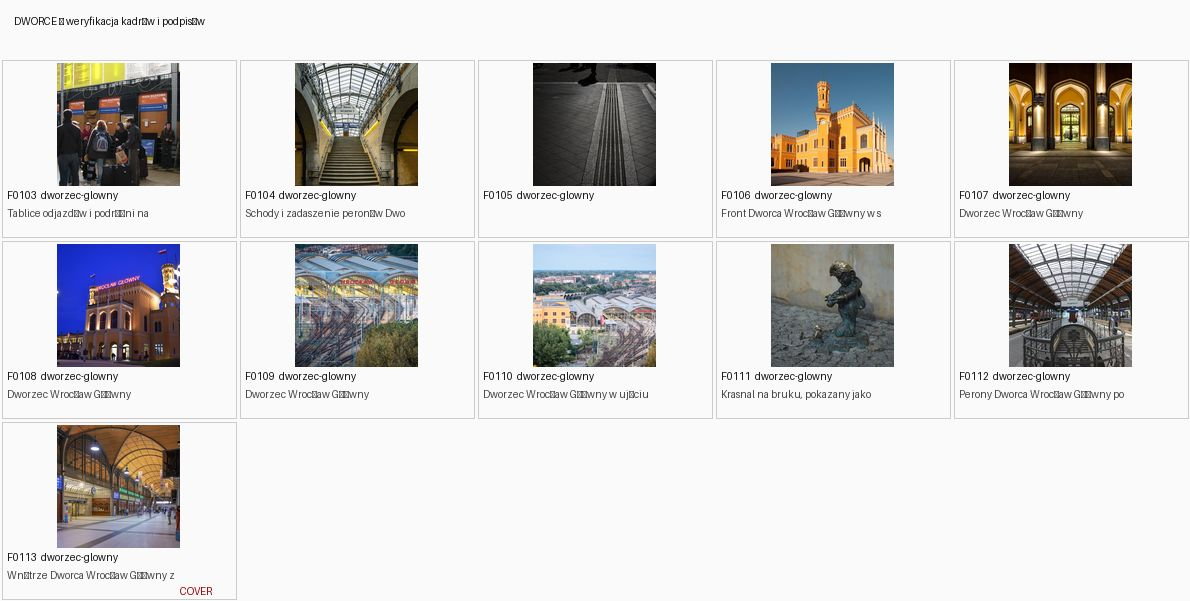
#> input picture docs/audit/photo-visual-20261027/station.jpg, 1190 x 601 px
$ python -i photo_quality_review.py   (imports and definitions only)
#> lines starting #> are read from the running program, lines starting #| are printed output that depends on the picture
#!/usr/bin/env python3
"""Generate a human-reviewable visual quality audit of existing PhotoMap photos.

Read-only for images and SQLite. Never treats heuristics as delete decisions.
"""
from __future__ import annotations

import argparse
import json
import math
import re
from collections import Counter, defaultdict
from datetime import UTC, datetime
from pathlib import Path

from PIL import Image, ImageDraw, ImageFilter, ImageFont, ImageOps, ImageStat


SUSPICIOUS = re.compile(
    r"\b(?:kamer(?:a|y|ę|e)|monitoring|cctv|fragment(?:u|em)?\s+ściany|"
    r"fragment(?:u|em)?\s+sciany|ścian(?:a|y|ę|ie)|scian(?:a|y|e|ie)|"
    r"wentylacj(?:a|i|ę)|rura|rur(?:y|ę)|klimatyzator|"
    r"sam(?:a|o|e)\s+drzwi|reklam(?:a|y|ę)|tablic(?:a|y|ę)|"
    r"słup(?:a|y|em)?|slup(?:a|y|em)?)\b",
    re.IGNORECASE,
)


def normalized(value: str | None) -> str:
    return " ".join(re.findall(r"\w+", (value or "").casefold()))


def dhash(image: Image.Image) -> int:
    pixel = list(ImageOps.grayscale(image).resize((9, 8)).getdata())
    bits = 0
    for y in range(8):
        for x in range(8):
            bits = (bits << 1) | int(pixel[y * 9 + x] > pixel[y * 9 + x + 1])
    return bits


# [6 lines left out: function paths_by_filename, not called in this run]


def image_stats(path: Path):
    with Image.open(path) as original:
#> original is the input picture: PIL image 1190x601 RGB; mean R, G, B 213.8, 212.5, 211.6
        image = ImageOps.exif_transpose(original).convert("RGB")
        gray = ImageOps.grayscale(image)
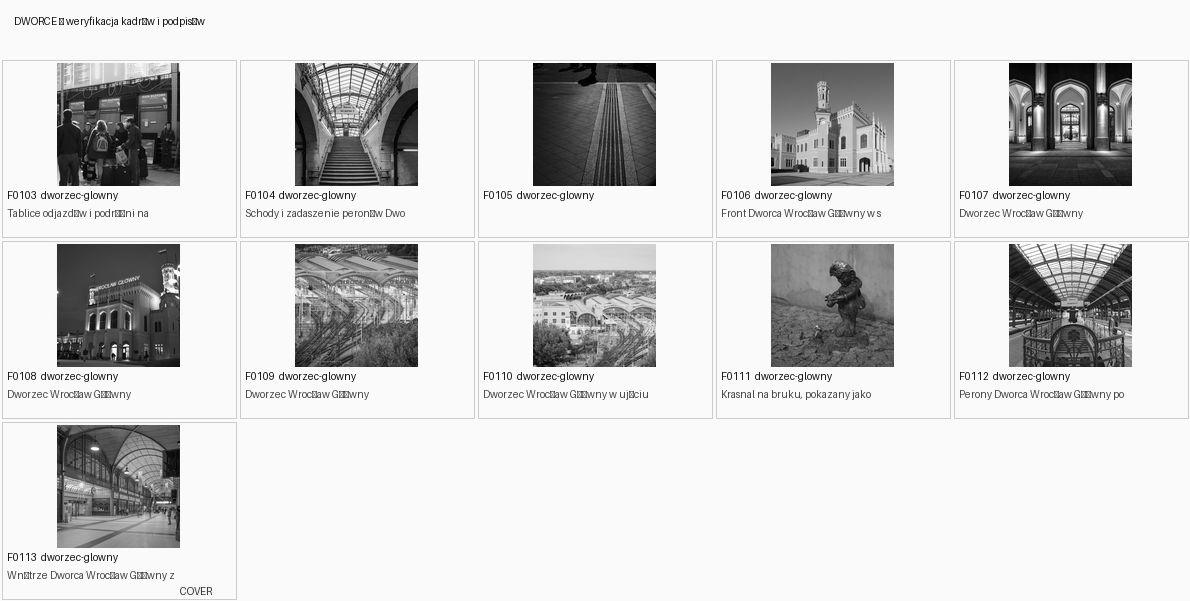
#> gray: PIL image 1190x601 L; min 0, max 255, mean 212.8
        mean, deviation = ImageStat.Stat(gray).mean[0], ImageStat.Stat(gray).stddev[0]
#> mean = 212.8; deviation = 69.61
        edges = gray.resize((120, 120)).filter(ImageFilter.FIND_EDGES)
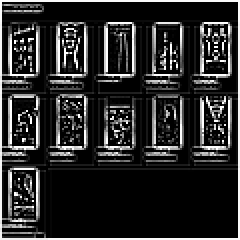
#> edges: PIL image 120x120 L (shown 2 times larger); min 0, max 255, mean 42.2
        edges_std = ImageStat.Stat(edges).stddev[0]
#> edges_std = 78.02
        entropy = gray.entropy()
#> entropy = 3.61
        return {
            "width": image.width, "height": image.height,
            "luminance": round(mean, 1), "contrast": round(deviation, 1),
            "edge_std": round(edges_std, 1), "entropy": round(entropy, 2),
            "dhash": format(dhash(image), "016x"),
        }
#> in dhash, `pixel = list(ImageOps.grayscale(image).resize((9, 8)).getdata())`: pixel = 72 values, max 255 at index 56, min 110 at index 13, mean 210.9
#> after the loop in dhash, `for y in range(8):`: bits = 6148916890255630368


# [133 lines left out: functions make_sheet, build, main, not called in this run]


# [2 lines not run here, left out]

>>> result = image_stats('../../docs/audit/photo-visual-20261027/station.jpg')
#> result = {'width': 1190, 'height': 601, 'luminance': 212.8, 'contrast': 69.6, 'edge_std': 78, 'entropy': 3.61, 'dhash': '5555575555162020'}

$ run again, on docs/audit/photo-visual-20261027/all-01.jpg
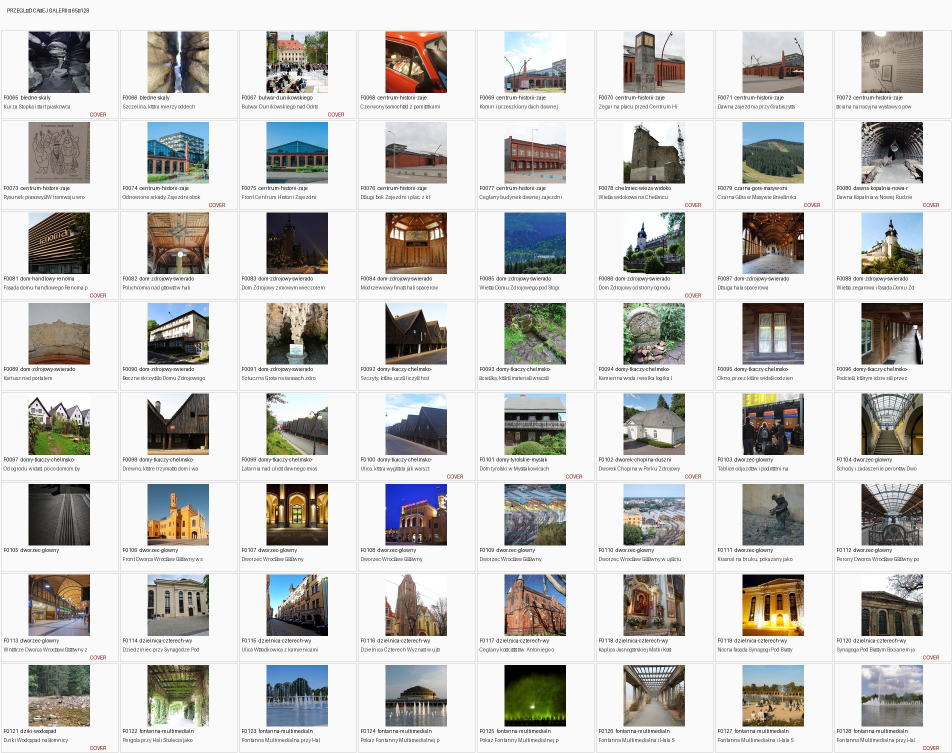
#> input picture docs/audit/photo-visual-20261027/all-01.jpg, 1904 x 1506 px (shown at 1/2 size)
#> in image_stats, original is the input picture: PIL image 1904x1506 RGB; mean R, G, B 201, 200.1, 197.6
#> in image_stats, `gray = ImageOps.grayscale(image)`:
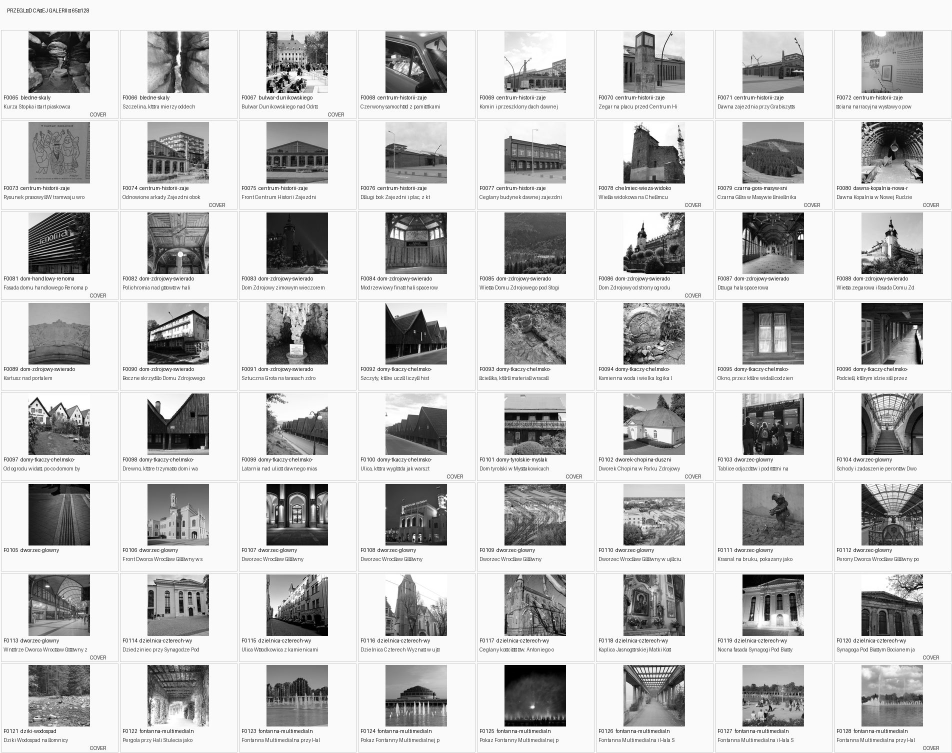
#> gray: PIL image 1904x1506 L (shown at 1/2 size); min 0, max 255, mean 200.1
#> mean = 200.1; deviation = 75.84
#> in image_stats, `edges = gray.resize((120, 120)).filter(ImageFilter.FIND_EDGES)`:
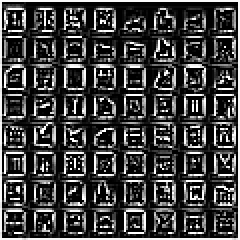
#> edges: PIL image 120x120 L (shown 2 times larger); min 0, max 255, mean 63
#> edges_std = 87.7
#> entropy = 4.89
#> pixel = 72 values, max 228 at index 5, min 173 at index 45, mean 198.3
#> after the loop in dhash, `for y in range(8):`: bits = 2686188973589678425
#> result = {'width': 1904, 'height': 1506, 'luminance': 200.1, 'contrast': 75.8, 'edge_std': 87.7, 'entropy': 4.89, 'dhash': '254742a3b2624959'}

$ run again, on docs/audit/photo-visual-20261027/all-02.jpg
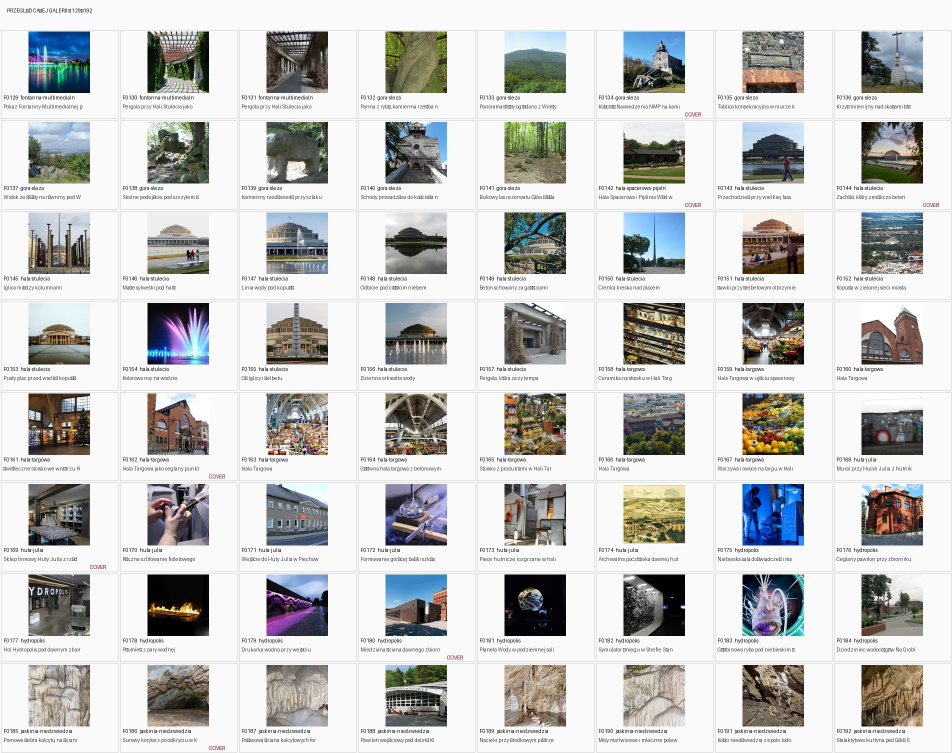
#> input picture docs/audit/photo-visual-20261027/all-02.jpg, 1904 x 1506 px (shown at 1/2 size)
#> in image_stats, original is the input picture: PIL image 1904x1506 RGB; mean R, G, B 199.6, 200.1, 199
#> in image_stats, `gray = ImageOps.grayscale(image)`:
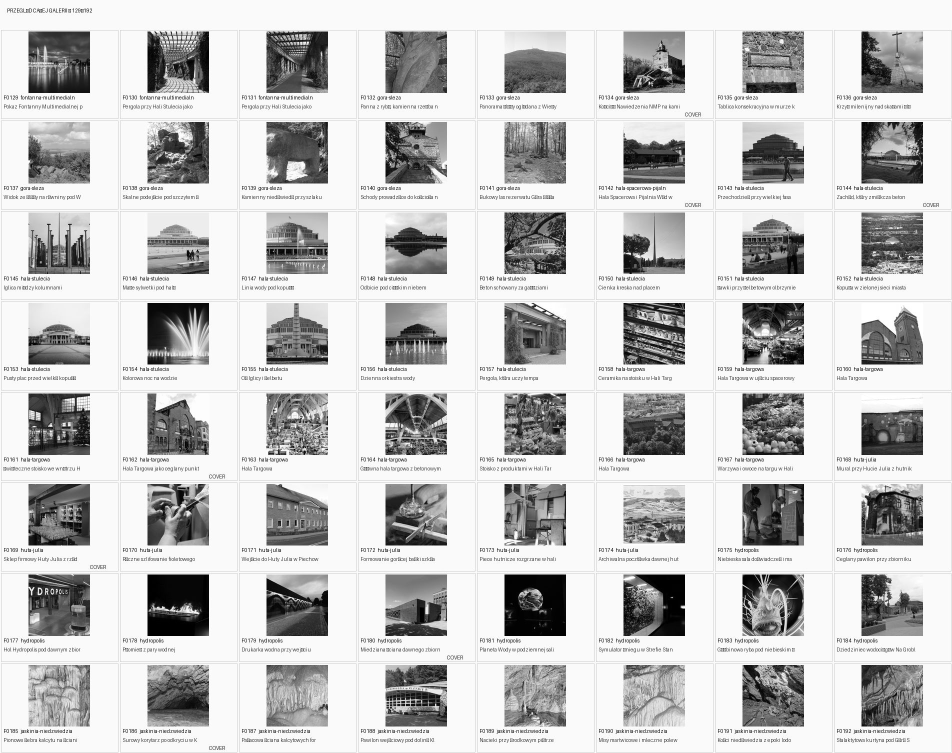
#> gray: PIL image 1904x1506 L (shown at 1/2 size); min 0, max 255, mean 199.9
#> mean = 199.9; deviation = 76.64
#> in image_stats, `edges = gray.resize((120, 120)).filter(ImageFilter.FIND_EDGES)`:
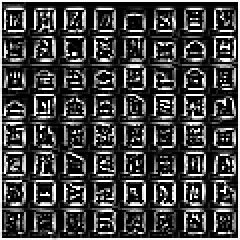
#> edges: PIL image 120x120 L (shown 2 times larger); min 0, max 255, mean 64.4
#> edges_std = 89.23
#> entropy = 4.84
#> pixel = 72 values, max 218 at index 63, min 172 at index 55, mean 198.1
#> after the loop in dhash, `for y in range(8):`: bits = 5029249465872193698
#> result = {'width': 1904, 'height': 1506, 'luminance': 199.9, 'contrast': 76.6, 'edge_std': 89.2, 'entropy': 4.84, 'dhash': '45cb7bbe3c2298a2'}
